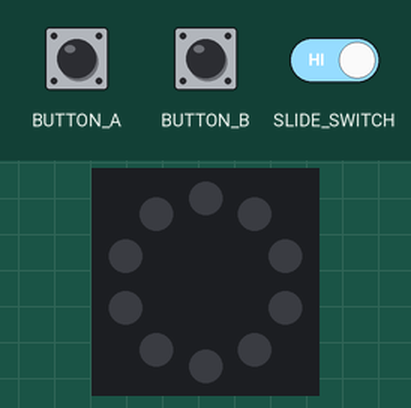
Recording of a program running on a simulated Circuit Playground running CircuitPython. Parts: the board's ring of 10 RGB LEDs (number 0 left of the top, counting anticlockwise). The inputs (shaded band) are chosen by the test bench.

Above: at 1.2 s.
1.3 s: slide switch moved to the right
At 2.0 s:
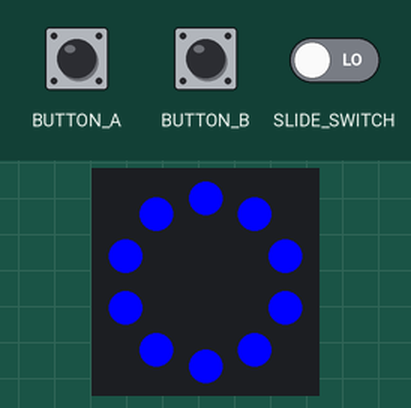
2.8 s: button A pressed for 0.15 s
At 3.2 s:
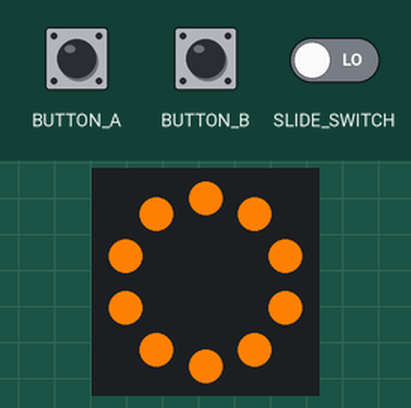
4.4 s: button B pressed for 0.15 s
At 5.6 s:
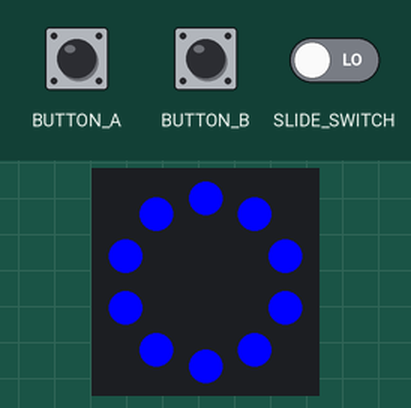
6.0 s: button A pressed for 1 s
At 6.8 s:
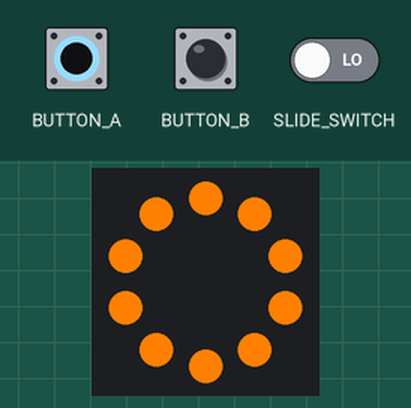
Timing chart, 0 to 9.0 s (numbered marks = the images above; inputs shaded):
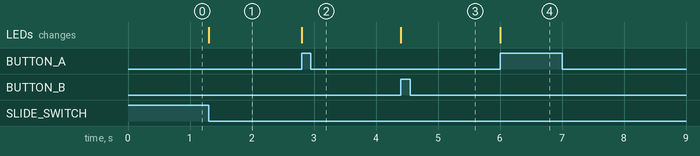

Measured:
- after the input at 1.3 s, the LEDs: change at once (image 1)
- after the input at 2.8 s, the LEDs: change at once (image 2)
- after the input at 4.4 s, the LEDs: change at once (image 3)
- after the input at 6.0 s, the LEDs: change at once (image 4)

The program:

Anthony_Palileo_wk5_p1.py
```python
# written for circuit playground boards (CPX and CPB)
# toggle neopixel leds on and off with the slide switch
# set the color to blue with button B and orange with button A

"""
# problem 1:

the code currently allows the color to change even when the leds are off...

Try it! Set the slide switch to the ON position and press button A.
Next set the slide switch to the OFF position and press button B.
Now set the slide switch to the ON position again. What happened? Why?

How can we make it so the device only changes the color when the slide
switch is in the ON position? Do it without adding a single line of code...
"""

import board
import neopixel
from digitalio import DigitalInOut, Direction, Pull

pixels = neopixel.NeoPixel(board.NEOPIXEL, 10)

button_a = DigitalInOut(board.BUTTON_A)
button_a.direction = Direction.INPUT
button_a.pull = Pull.DOWN
buttona_pre = button_a.value

button_b = DigitalInOut(board.BUTTON_B)
button_b.direction = Direction.INPUT
button_b.pull = Pull.DOWN
buttonb_pre = button_b.value

switch = DigitalInOut(board.SLIDE_SWITCH)
switch.direction = Direction.INPUT
switch.pull = Pull.UP
switch_off = switch.value

ORANGE = (255, 128, 0)
BLUE = (0, 0, 255)
color = BLUE

while True:
    """
    moving the if statement that tests for the switch value up and
    nesting the button inputs into it requires the switch to be on
    for the button state changes to be evaluated
    """
    if switch.value != switch_off:
        pixels.fill(color)

        if button_a.value != buttona_pre:
            buttona_pre = button_a.value
            if button_a.value:
                color = ORANGE

        if button_b.value != buttonb_pre:
            buttonb_pre = button_b.value
            if button_b.value:
                color = BLUE

    else:
        pixels.fill(0)
```
